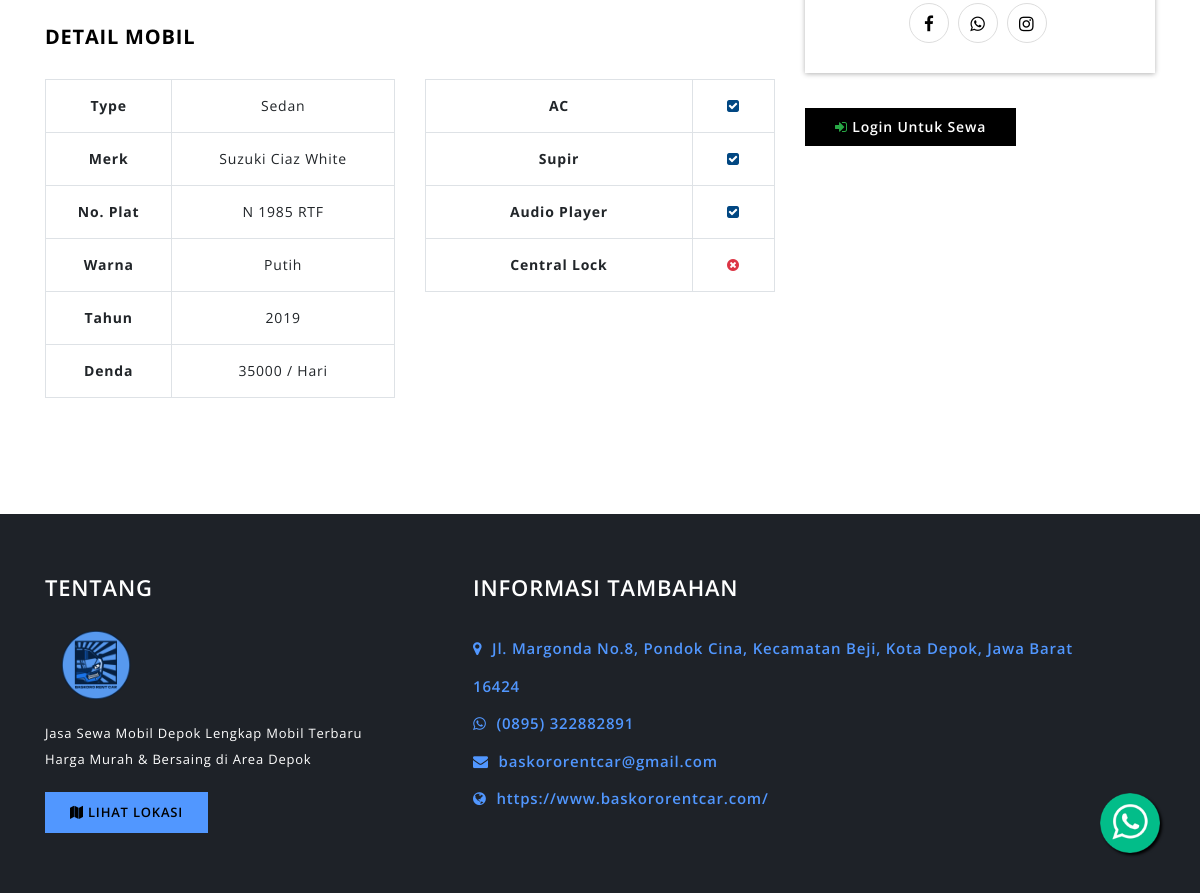
Page /customer/dashboard/detail_mobil/1 (lower part) on the earlier database version.
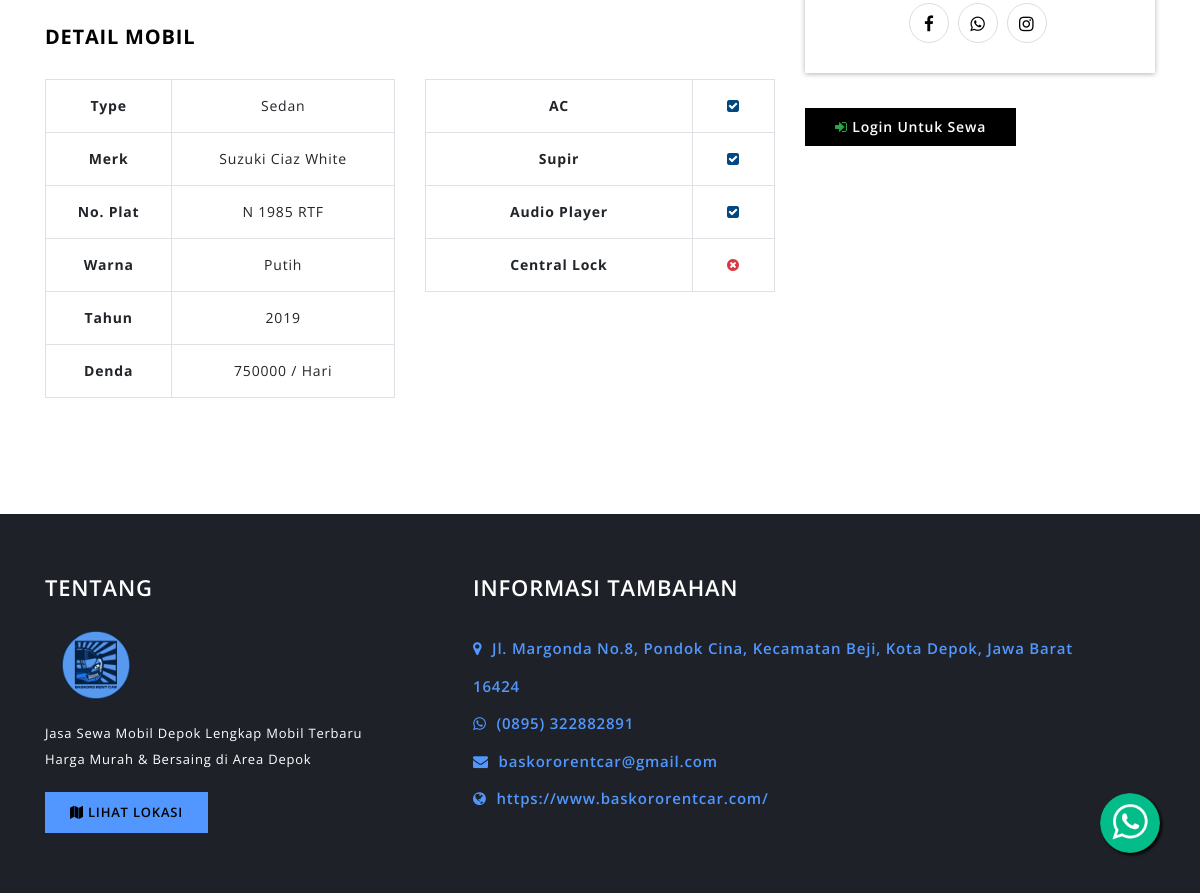
Same page on the later database version.
### tables this page shows
CREATE TABLE `mobil` (
  `id_mobil` int(11) NOT NULL,
  `id_type` int(11) NOT NULL,
  `merk` varchar(100) NOT NULL,
  `no_plat` varchar(20) NOT NULL,
  `warna` varchar(20) NOT NULL,
  `tahun` varchar(4) NOT NULL,
  `harga` int(11) NOT NULL,
  `denda` int(11) NOT NULL,
  `ac` int(11) DEFAULT NULL,
  `supir` int(11) DEFAULT NULL,
  `audio_player` int(11) DEFAULT NULL,
  `central_lock` int(11) DEFAULT NULL,
  `status_mobil` int(11) NOT NULL COMMENT '0. kosong, 1. tersedia',
  `gambar` varchar(255) NOT NULL
);

CREATE TABLE `type` (
  `id_type` int(11) NOT NULL,
  `kode_type` varchar(10) NOT NULL,
  `nama_type` varchar(50) NOT NULL
);

### application/controllers/customer/Dashboard.php (called while the page is built, shortened)
<?php
class Dashboard extends CI_Controller
{
    public function __construct()
    {
        $this->load->model('mobil_model');
        $this->load->model('type_model');
    }
    public function detail_mobil($id)
    {
        $data['title'] = 'Detail Mobil';
        $data['mobil'] = $this->mobil_model->ambil_id_mobil($id);
        $this->load->view('template_customer/header', $data);
        $this->load->view('customer/detail_mobil', $data);
        $this->load->view('template_customer/footer');
    }
}

### index.php (called while the page is built, shortened)
<?php
require_once BASEPATH.'core/CodeIgniter.php';

### application/models/Mobil_model.php (called while the page is built, shortened)
<?php
class mobil_model extends CI_Model
{
    public function ambil_id_mobil($id)
    {
        $this->db->select('*');
        $this->db->from('mobil');
        $this->db->join('type', 'mobil.id_type = type.id_type');
        $hasil = $this->db->where('id_mobil', $id)->get();
        if ($hasil->num_rows() > 0) {
            return $hasil->result();
        } else {
            return false;
        }
    }
}

### application/views/customer/detail_mobil.php (the view, shortened to what the changed rows need)
<section id="car-list-area" class="section-padding">
    <div class="container">
        <div class="row">
            <div class="col-lg-8">
                <div class="car-details-content">
                    <?php foreach ($mobil as $dt) : ?>
                        <div class="car-details-info">
                            <h4>Detail Mobil</h4>
                            <div class="technical-info">
                                <div class="row">
                                    <div class="col-lg-6">
                                        <div class="tech-info-table">
                                            <table class="table table-bordered">
                                                <tr align="center">
                                                    <th>Type</th>
                                                    <td><?= $dt->nama_type ?></td>
                                                </tr>
                                                <tr align="center">
                                                    <th>Merk</th>
                                                    <td><?= $dt->merk ?></td>
                                                </tr>
                                                <tr align="center">
                                                    <th>No. Plat</th>
                                                    <td><?= $dt->no_plat ?></td>
                                                </tr>
                                                <tr align="center">
                                                    <th>Warna</th>
                                                    <td><?= $dt->warna ?></td>
                                                </tr>
                                                <tr align="center">
                                                    <th>Tahun</th>
                                                    <td><?= $dt->tahun ?></td>
                                                </tr>
                                                <tr align="center">
                                                    <th>Denda</th>
                                                    <td><?= $dt->denda ?> / Hari</td>
                                                </tr>
                                            </table>
                                        </div>
                                    </div>
                                    <div class="col-lg-6">
                                        <div class="tech-info-table">
                                            <table class="table table-bordered">
                                                <tr align="center">
                                                    <th>AC</th>
                                                    <td>
                                                        <?php if ($dt->ac == 1) { ?>
                                                            <i class="fa fa-check-square" style="color: #014782"></i>
                                                        <?php } else { ?>
                                                            <i class="fa fa-times-circle text-danger"></i>
                                                        <?php } ?>
                                                    </td>
                                                </tr>
                                                <tr align="center">
                                                    <th>Supir</th>
                                                    <td>
                                                        <?php if ($dt->supir == 1) { ?>
                                                            <i class="fa fa-check-square" style="color: #014782"></i>
                                                        <?php } else { ?>
                                                            <i class="fa fa-times-circle text-danger"></i>
                                                        <?php } ?>
                                                    </td>
                                                </tr>
                                                <tr align="center">
                                                    <th>Audio Player</th>
                                                    <td>
                                                        <?php if ($dt->audio_player == 1) { ?>
                                                            <i class="fa fa-check-square" style="color: #014782"></i>
                                                        <?php } else { ?>
                                                            <i class="fa fa-times-circle text-danger"></i>
                                                        <?php } ?>
                                                    </td>
                                                </tr>
                                                <tr align="center">
                                                    <th>Central Lock</th>
                                                    <td>
                                                        <?php if ($dt->central_lock == 1) { ?>
                                                            <i class="fa fa-check-square" style="color: #014782"></i>
                                                        <?php } else { ?>
                                                            <i class="fa fa-times-circle text-danger"></i>
                                                        <?php } ?>
                                                    </td>
                                                </tr>
                                            </table>
                                        </div>
                                    </div>
                                </div>
                            </div>
                        </div>
                </div>
            </div>
            <div class="col-lg-4">
                <div class="sidebar-content-wrap m-t-50">
                    <div class="single-sidebar">
                        <div class="sidebar-body">
                            <div class="social-icons text-center">
                                <a href="javascript:;"><i class="fa fa-facebook"></i></a>
                                <a href="javascript:;"><i class="fa fa-whatsapp"></i></a>
                                <a href="javascript:;"><i class="fa fa-instagram"></i></a>
                            </div>
                        </div>
                    </div>
                    <?php if ($dt->status_mobil == 0) { ?>
                        <a href="<?= base_url('customer/dashboard/list_mobil') ?>" class="rent-btn"><i class="fa fa-reply"></i> Kembali</a>
                        <a href="javascript:;" class="rent-btn"><i class="fa fa-times-circle text-danger"></i> Disewa</a>
                    <?php } else { ?>
                        <?php if (isset($_SESSION['level']) == 2) { ?>
                            <a href="<?= base_url('customer/dashboard/list_mobil') ?>" class="rent-btn"><i class="fa fa-reply"></i> Kembali</a>
                            <a href="<?= base_url('customer/rental/tambah_rental/') . $dt->id_mobil ?>" class="rent-btn"><i class="fa fa-car text-warning"></i> Sewa</a>
                        <?php } else { ?>
                            <a href="<?= base_url('auth/login') ?>" class="rent-btn"><i class="fa fa-sign-in text-success"></i> Login Untuk Sewa</a>
                    <?php
                            }
                        }
                    ?>
                </div>
            </div>
        <?php endforeach; ?>
        </div>
    </div>
</section>

Differences in the rows shown:
changed mobil "Suzuki Ciaz White": denda "35000" → "750000"
